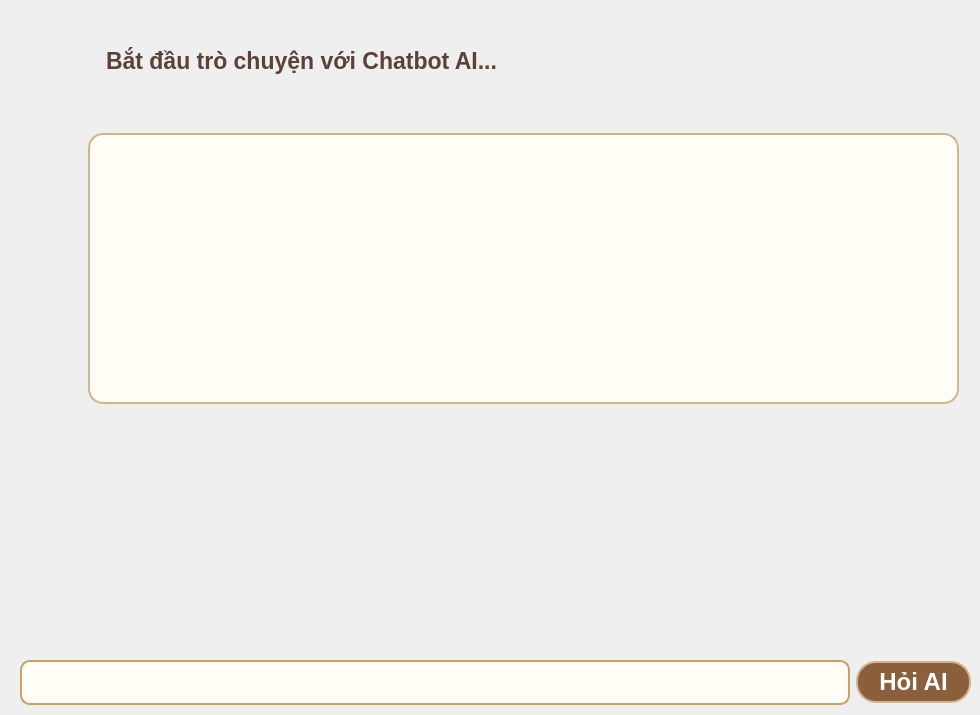
      <widget class="QWidget" name="talk_with_chatbot">
       <widget class="QWidget" name="layoutWidget">
        <property name="geometry">
         <rect>
          <x>20</x>
          <y>20</y>
          <width>941</width>
          <height>82</height>
         </rect>
        </property>
        <layout class="QHBoxLayout" name="horizontalLayout_14">
         <item>
          <widget class="QLabel" name="chatbot_icon">
           <property name="minimumSize">
            <size>
             <width>80</width>
             <height>80</height>
            </size>
           </property>
           <property name="maximumSize">
            <size>
             <width>80</width>
             <height>80</height>
            </size>
           </property>
           <property name="text">
            <string/>
           </property>
           <property name="pixmap">
            <pixmap>../img/chatbot.png</pixmap>
           </property>
           <property name="scaledContents">
            <bool>true</bool>
           </property>
          </widget>
         </item>
         <item>
          <widget class="QLabel" name="start_label">
           <property name="styleSheet">
            <string notr="true">    font-size: 23px;
    color: #5d4037;
border: 0 0 0 0;
font-family: &quot;Times New Roman&quot;;
font-weight: bold;</string>
           </property>
           <property name="text">
            <string>Bắt đầu trò chuyện với Chatbot AI...</string>
           </property>
          </widget>
         </item>
        </layout>
       </widget>
       <widget class="QWidget" name="layoutWidget">
        <property name="geometry">
         <rect>
          <x>20</x>
          <y>659</y>
          <width>951</width>
          <height>47</height>
         </rect>
        </property>
        <layout class="QHBoxLayout" name="horizontalLayout_15">
         <item>
          <widget class="QLineEdit" name="ask_line">
           <property name="minimumSize">
            <size>
             <width>830</width>
             <height>45</height>
            </size>
           </property>
           <property name="maximumSize">
            <size>
             <width>830</width>
             <height>45</height>
            </size>
           </property>
           <property name="styleSheet">
            <string notr="true">QLineEdit {
    background-color: #fffdf5;
    border: 2px solid #c8a165;
    border-radius: 10px;
    padding: 5px;
color: black;
    font-size: 25px;
font-family: &quot;Times New Roman&quot;;
font-weight: bold;
}

QLineEdit:focus {
    border: 2px solid #8b5e3c;
}</string>
           </property>
          </widget>
         </item>
         <item>
          <widget class="QPushButton" name="ask_butt">
           <property name="styleSheet">
            <string notr="true">QPushButton {
    background-color: #8b5e3c;
    color: white;
    border-radius: 20px;
    padding: 5px;
font-size: 24px;
font-weight: bold;
    border: 2px solid #d2b48c;
font-family:&quot;Times New Roman&quot;
}

QPushButton:hover {
    background-color: #a97449;
}

QPushButton:pressed {
background-color: #3e2723;
}</string>
           </property>
           <property name="text">
            <string>Hỏi AI</string>
           </property>
          </widget>
         </item>
        </layout>
       </widget>
       <widget class="QWidget" name="layoutWidget">
        <property name="geometry">
         <rect>
          <x>20</x>
          <y>130</y>
          <width>941</width>
          <height>278</height>
         </rect>
        </property>
        <layout class="QHBoxLayout" name="horizontalLayout_16">
         <item>
          <layout class="QVBoxLayout" name="verticalLayout_9">
           <item>
            <widget class="QLabel" name="chatbot_answer_icon">
             <property name="minimumSize">
              <size>
               <width>60</width>
               <height>60</height>
              </size>
             </property>
             <property name="maximumSize">
              <size>
               <width>60</width>
               <height>60</height>
              </size>
             </property>
             <property name="text">
              <string/>
             </property>
             <property name="pixmap">
              <pixmap>../img/chatbot.png</pixmap>
             </property>
             <property name="scaledContents">
              <bool>true</bool>
             </property>
            </widget>
           </item>
           <item>
            <spacer name="verticalSpacer_10">
             <property name="orientation">
              <enum>Qt::Vertical</enum>
             </property>
             <property name="sizeType">
              <enum>QSizePolicy::Fixed</enum>
             </property>
             <property name="sizeHint" stdset="0">
              <size>
               <width>20</width>
               <height>208</height>
              </size>
             </property>
            </spacer>
           </item>
          </layout>
         </item>
         <item>
          <widget class="QTableWidget" name="answer_table">
           <property name="minimumSize">
            <size>
             <width>871</width>
             <height>271</height>
            </size>
           </property>
           <property name="maximumSize">
            <size>
             <width>871</width>
             <height>271</height>
            </size>
           </property>
           <property name="styleSheet">
            <string notr="true">    font-size: 18px;
    color: #5d4037;
font-family: &quot;Times New Roman&quot;;
    border: 2px solid #d2b48c;
    border-radius: 15px;
    background-color: #fffdf5;</string>
           </property>
          </widget>
         </item>
        </layout>
       </widget>
      </widget>
